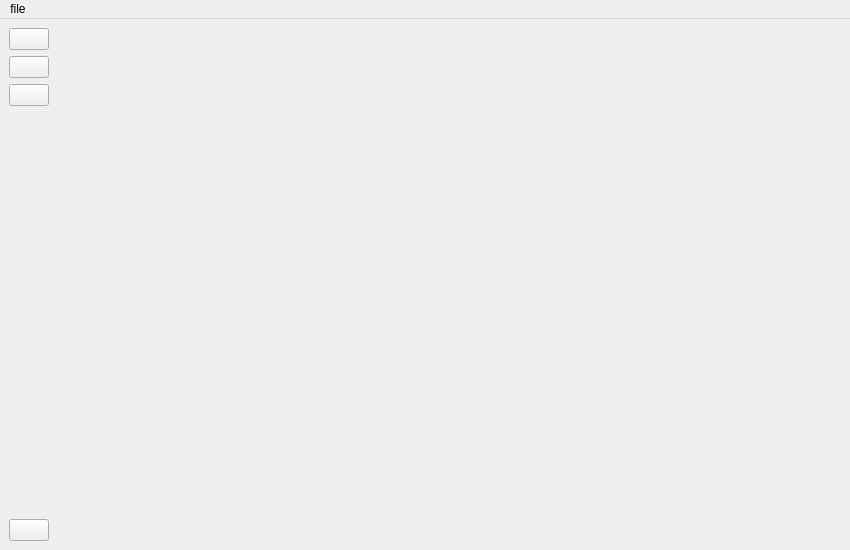
<?xml version="1.0" encoding="UTF-8"?>
<ui version="4.0">
 <class>MainWindow</class>
 <widget class="QMainWindow" name="MainWindow">
  <property name="geometry">
   <rect>
    <x>0</x>
    <y>0</y>
    <width>850</width>
    <height>550</height>
   </rect>
  </property>
  <property name="windowTitle">
   <string>Graffit Robotics</string>
  </property>
  <property name="windowIcon">
   <iconset resource="resource/resource.qrc">
    <normaloff>:/icons/img/icon.png</normaloff>:/icons/img/icon.png</iconset>
  </property>
  <property name="documentMode">
   <bool>false</bool>
  </property>
  <widget class="QWidget" name="centralwidget">
   <layout class="QGridLayout" name="gridLayout">
    <item row="4" column="0">
     <spacer name="verticalSpacer">
      <property name="orientation">
       <enum>Qt::Vertical</enum>
      </property>
      <property name="sizeHint" stdset="0">
       <size>
        <width>20</width>
        <height>344</height>
       </size>
      </property>
     </spacer>
    </item>
    <item row="3" column="0">
     <widget class="QPushButton" name="ioButton">
      <property name="maximumSize">
       <size>
        <width>60</width>
        <height>16777215</height>
       </size>
      </property>
      <property name="toolTip">
       <string>register editor</string>
      </property>
      <property name="text">
       <string/>
      </property>
      <property name="icon">
       <iconset resource="resource/resource.qrc">
        <normaloff>:/icons/img/shuffle.svg</normaloff>:/icons/img/shuffle.svg</iconset>
      </property>
     </widget>
    </item>
    <item row="2" column="0">
     <widget class="QPushButton" name="regButton">
      <property name="maximumSize">
       <size>
        <width>60</width>
        <height>16777215</height>
       </size>
      </property>
      <property name="toolTip">
       <string>register editor</string>
      </property>
      <property name="text">
       <string/>
      </property>
      <property name="icon">
       <iconset resource="resource/resource.qrc">
        <normaloff>:/icons/img/server.svg</normaloff>:/icons/img/server.svg</iconset>
      </property>
     </widget>
    </item>
    <item row="1" column="0">
     <widget class="QPushButton" name="runButton">
      <property name="maximumSize">
       <size>
        <width>60</width>
        <height>16777215</height>
       </size>
      </property>
      <property name="toolTip">
       <string>startup programm</string>
      </property>
      <property name="text">
       <string/>
      </property>
      <property name="icon">
       <iconset resource="resource/resource.qrc">
        <normaloff>:/icons/img/play.svg</normaloff>:/icons/img/play.svg</iconset>
      </property>
     </widget>
    </item>
    <item row="5" column="0">
     <widget class="QPushButton" name="settingsButton">
      <property name="maximumSize">
       <size>
        <width>60</width>
        <height>16777215</height>
       </size>
      </property>
      <property name="toolTip">
       <string>programm editor</string>
      </property>
      <property name="text">
       <string/>
      </property>
      <property name="icon">
       <iconset resource="resource/resource.qrc">
        <normaloff>:/icons/img/settings.svg</normaloff>:/icons/img/settings.svg</iconset>
      </property>
     </widget>
    </item>
    <item row="1" column="1" rowspan="4">
     <widget class="QStackedWidget" name="stackedWidget"/>
    </item>
    <item row="0" column="0" colspan="2">
     <layout class="QVBoxLayout" name="upLayout"/>
    </item>
   </layout>
  </widget>
  <widget class="QMenuBar" name="menubar">
   <property name="geometry">
    <rect>
     <x>0</x>
     <y>0</y>
     <width>850</width>
     <height>43</height>
    </rect>
   </property>
   <widget class="QMenu" name="menu">
    <property name="title">
     <string>file</string>
    </property>
    <addaction name="createFileAction"/>
    <addaction name="openFileAction"/>
    <addaction name="saveAction"/>
    <addaction name="saveAsFileAction"/>
   </widget>
   <addaction name="menu"/>
  </widget>
  <action name="createFileAction">
   <property name="icon">
    <iconset resource="resource/resource.qrc">
     <normaloff>:/icons/img/file-plus.svg</normaloff>:/icons/img/file-plus.svg</iconset>
   </property>
   <property name="text">
    <string>create file</string>
   </property>
   <property name="shortcut">
    <string>Ctrl+N</string>
   </property>
  </action>
  <action name="openFileAction">
   <property name="icon">
    <iconset resource="resource/resource.qrc">
     <normaloff>:/icons/img/file.svg</normaloff>:/icons/img/file.svg</iconset>
   </property>
   <property name="text">
    <string>open file</string>
   </property>
   <property name="shortcut">
    <string>Ctrl+O</string>
   </property>
  </action>
  <action name="saveAsFileAction">
   <property name="icon">
    <iconset resource="resource/resource.qrc">
     <normaloff>:/icons/img/file-text.svg</normaloff>:/icons/img/file-text.svg</iconset>
   </property>
   <property name="text">
    <string>save file as ...</string>
   </property>
   <property name="shortcut">
    <string>Ctrl+Shift+S</string>
   </property>
  </action>
  <action name="motorContrlAction">
   <property name="icon">
    <iconset resource="resource/resource.qrc">
     <normaloff>:/icons/img/trello.svg</normaloff>:/icons/img/trello.svg</iconset>
   </property>
   <property name="text">
    <string>motion control</string>
   </property>
   <property name="shortcut">
    <string>Ctrl+M</string>
   </property>
  </action>
  <action name="resetAction">
   <property name="icon">
    <iconset resource="resource/resource.qrc">
     <normaloff>:/icons/img/repeat.svg</normaloff>:/icons/img/repeat.svg</iconset>
   </property>
   <property name="text">
    <string>reset errors</string>
   </property>
   <property name="shortcut">
    <string>Ctrl+R</string>
   </property>
  </action>
  <action name="connectSTM_action">
   <property name="icon">
    <iconset resource="resource/resource.qrc">
     <normaloff>:/icons/img/shuffle.svg</normaloff>:/icons/img/shuffle.svg</iconset>
   </property>
   <property name="text">
    <string>connect mcu</string>
   </property>
   <property name="shortcut">
    <string>Ctrl+K</string>
   </property>
  </action>
  <action name="saveAction">
   <property name="icon">
    <iconset resource="resource/resource.qrc">
     <normaloff>:/icons/img/save.svg</normaloff>:/icons/img/save.svg</iconset>
   </property>
   <property name="text">
    <string>save</string>
   </property>
   <property name="shortcut">
    <string>Ctrl+S</string>
   </property>
  </action>
  <action name="changeLanguageEnglish">
   <property name="text">
    <string>english</string>
   </property>
  </action>
  <action name="changeLanguageRussian">
   <property name="text">
    <string>russian</string>
   </property>
  </action>
 </widget>
 <resources>
  <include location="resource/resource.qrc"/>
 </resources>
 <connections/>
</ui>
